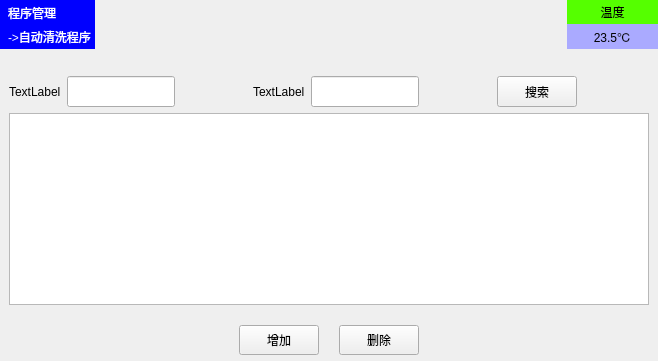
           <widget class="QWidget" name="page_AutoClearMgr">
            <layout class="QVBoxLayout" name="verticalLayout_33">
             <property name="leftMargin">
              <number>0</number>
             </property>
             <property name="topMargin">
              <number>0</number>
             </property>
             <property name="rightMargin">
              <number>0</number>
             </property>
             <property name="bottomMargin">
              <number>0</number>
             </property>
             <item>
              <widget class="QWidget" name="widget_2_Top_10" native="true">
               <property name="minimumSize">
                <size>
                 <width>0</width>
                 <height>61</height>
                </size>
               </property>
               <property name="maximumSize">
                <size>
                 <width>16777215</width>
                 <height>61</height>
                </size>
               </property>
               <layout class="QGridLayout" name="gridLayout_35">
                <property name="leftMargin">
                 <number>0</number>
                </property>
                <property name="topMargin">
                 <number>0</number>
                </property>
                <property name="rightMargin">
                 <number>0</number>
                </property>
                <property name="bottomMargin">
                 <number>0</number>
                </property>
                <property name="horizontalSpacing">
                 <number>20</number>
                </property>
                <item row="0" column="0">
                 <widget class="QWidget" name="widget_57" native="true">
                  <property name="minimumSize">
                   <size>
                    <width>91</width>
                    <height>41</height>
                   </size>
                  </property>
                  <layout class="QVBoxLayout" name="verticalLayout_30">
                   <property name="spacing">
                    <number>0</number>
                   </property>
                   <property name="leftMargin">
                    <number>0</number>
                   </property>
                   <property name="topMargin">
                    <number>0</number>
                   </property>
                   <property name="rightMargin">
                    <number>0</number>
                   </property>
                   <property name="bottomMargin">
                    <number>0</number>
                   </property>
                   <item>
                    <widget class="QLabel" name="label_160">
                     <property name="styleSheet">
                      <string notr="true">color:white;
background-color:blue;
padding:1px 1px 1px 5px;</string>
                     </property>
                     <property name="text">
                      <string>程序管理</string>
                     </property>
                    </widget>
                   </item>
                   <item>
                    <widget class="QLabel" name="label_161">
                     <property name="styleSheet">
                      <string notr="true">color:white;
background-color:blue;
padding:1px 1px 1px 5px;</string>
                     </property>
                     <property name="text">
                      <string>-&gt;自动清洗程序</string>
                     </property>
                    </widget>
                   </item>
                  </layout>
                 </widget>
                </item>
                <item row="0" column="2" rowspan="2">
                 <widget class="QWidget" name="widget_58" native="true">
                  <layout class="QGridLayout" name="gridLayout_36">
                   <property name="leftMargin">
                    <number>0</number>
                   </property>
                   <property name="topMargin">
                    <number>0</number>
                   </property>
                   <property name="rightMargin">
                    <number>0</number>
                   </property>
                   <property name="bottomMargin">
                    <number>0</number>
                   </property>
                   <property name="spacing">
                    <number>0</number>
                   </property>
                  </layout>
                 </widget>
                </item>
                <item row="0" column="4">
                 <widget class="QWidget" name="widget_59" native="true">
                  <property name="minimumSize">
                   <size>
                    <width>91</width>
                    <height>49</height>
                   </size>
                  </property>
                  <layout class="QVBoxLayout" name="verticalLayout_31">
                   <property name="spacing">
                    <number>0</number>
                   </property>
                   <property name="leftMargin">
                    <number>0</number>
                   </property>
                   <property name="topMargin">
                    <number>0</number>
                   </property>
                   <property name="rightMargin">
                    <number>0</number>
                   </property>
                   <property name="bottomMargin">
                    <number>0</number>
                   </property>
                   <item>
                    <widget class="QLabel" name="label_162">
                     <property name="styleSheet">
                      <string notr="true">background-color: rgb(85, 255, 0);</string>
                     </property>
                     <property name="text">
                      <string>温度</string>
                     </property>
                     <property name="alignment">
                      <set>Qt::AlignCenter</set>
                     </property>
                    </widget>
                   </item>
                   <item>
                    <widget class="QLabel" name="label_163">
                     <property name="sizePolicy">
                      <sizepolicy hsizetype="Preferred" vsizetype="Preferred">
                       <horstretch>0</horstretch>
                       <verstretch>0</verstretch>
                      </sizepolicy>
                     </property>
                     <property name="minimumSize">
                      <size>
                       <width>0</width>
                       <height>25</height>
                      </size>
                     </property>
                     <property name="styleSheet">
                      <string notr="true">background-color: rgb(170, 170, 255);
</string>
                     </property>
                     <property name="text">
                      <string>23.5℃</string>
                     </property>
                     <property name="alignment">
                      <set>Qt::AlignCenter</set>
                     </property>
                    </widget>
                   </item>
                  </layout>
                 </widget>
                </item>
                <item row="0" column="1">
                 <spacer name="horizontalSpacer_57">
                  <property name="orientation">
                   <enum>Qt::Horizontal</enum>
                  </property>
                  <property name="sizeHint" stdset="0">
                   <size>
                    <width>216</width>
                    <height>20</height>
                   </size>
                  </property>
                 </spacer>
                </item>
                <item row="0" column="3" rowspan="2">
                 <spacer name="horizontalSpacer_58">
                  <property name="orientation">
                   <enum>Qt::Horizontal</enum>
                  </property>
                  <property name="sizeHint" stdset="0">
                   <size>
                    <width>216</width>
                    <height>20</height>
                   </size>
                  </property>
                 </spacer>
                </item>
                <item row="1" column="0">
                 <spacer name="verticalSpacer_37">
                  <property name="orientation">
                   <enum>Qt::Vertical</enum>
                  </property>
                  <property name="sizeHint" stdset="0">
                   <size>
                    <width>20</width>
                    <height>3</height>
                   </size>
                  </property>
                 </spacer>
                </item>
                <item row="1" column="4">
                 <spacer name="verticalSpacer_38">
                  <property name="orientation">
                   <enum>Qt::Vertical</enum>
                  </property>
                  <property name="sizeHint" stdset="0">
                   <size>
                    <width>20</width>
                    <height>3</height>
                   </size>
                  </property>
                 </spacer>
                </item>
               </layout>
              </widget>
             </item>
             <item>
              <widget class="QWidget" name="widget_60" native="true">
               <layout class="QGridLayout" name="gridLayout_37">
                <item row="0" column="0">
                 <layout class="QVBoxLayout" name="verticalLayout_32">
                  <item>
                   <layout class="QHBoxLayout" name="horizontalLayout_14">
                    <item>
                     <widget class="QLabel" name="label_31">
                      <property name="text">
                       <string>TextLabel</string>
                      </property>
                     </widget>
                    </item>
                    <item>
                     <widget class="QLineEdit" name="lineEdit_5">
                      <property name="minimumSize">
                       <size>
                        <width>0</width>
                        <height>31</height>
                       </size>
                      </property>
                     </widget>
                    </item>
                    <item>
                     <spacer name="horizontalSpacer_59">
                      <property name="orientation">
                       <enum>Qt::Horizontal</enum>
                      </property>
                      <property name="sizeHint" stdset="0">
                       <size>
                        <width>40</width>
                        <height>20</height>
                       </size>
                      </property>
                     </spacer>
                    </item>
                    <item>
                     <widget class="QLabel" name="label_32">
                      <property name="text">
                       <string>TextLabel</string>
                      </property>
                     </widget>
                    </item>
                    <item>
                     <widget class="QLineEdit" name="lineEdit_6">
                      <property name="minimumSize">
                       <size>
                        <width>0</width>
                        <height>31</height>
                       </size>
                      </property>
                     </widget>
                    </item>
                    <item>
                     <spacer name="horizontalSpacer_60">
                      <property name="orientation">
                       <enum>Qt::Horizontal</enum>
                      </property>
                      <property name="sizeHint" stdset="0">
                       <size>
                        <width>40</width>
                        <height>20</height>
                       </size>
                      </property>
                     </spacer>
                    </item>
                    <item>
                     <widget class="QPushButton" name="pushButton_61">
                      <property name="minimumSize">
                       <size>
                        <width>0</width>
                        <height>31</height>
                       </size>
                      </property>
                      <property name="text">
                       <string>搜索</string>
                      </property>
                     </widget>
                    </item>
                    <item>
                     <spacer name="horizontalSpacer_61">
                      <property name="orientation">
                       <enum>Qt::Horizontal</enum>
                      </property>
                      <property name="sizeHint" stdset="0">
                       <size>
                        <width>40</width>
                        <height>20</height>
                       </size>
                      </property>
                     </spacer>
                    </item>
                   </layout>
                  </item>
                  <item>
                   <widget class="QTableView" name="tableView_3"/>
                  </item>
                 </layout>
                </item>
               </layout>
              </widget>
             </item>
             <item>
              <widget class="QWidget" name="widget_61" native="true">
               <property name="minimumSize">
                <size>
                 <width>0</width>
                 <height>41</height>
                </size>
               </property>
               <property name="maximumSize">
                <size>
                 <width>16777215</width>
                 <height>41</height>
                </size>
               </property>
               <layout class="QHBoxLayout" name="horizontalLayout_15">
                <property name="spacing">
                 <number>20</number>
                </property>
                <property name="leftMargin">
                 <number>0</number>
                </property>
                <property name="topMargin">
                 <number>0</number>
                </property>
                <property name="rightMargin">
                 <number>0</number>
                </property>
                <property name="bottomMargin">
                 <number>0</number>
                </property>
                <item>
                 <spacer name="horizontalSpacer_62">
                  <property name="orientation">
                   <enum>Qt::Horizontal</enum>
                  </property>
                  <property name="sizeHint" stdset="0">
                   <size>
                    <width>40</width>
                    <height>20</height>
                   </size>
                  </property>
                 </spacer>
                </item>
                <item>
                 <widget class="QPushButton" name="pushButton_62">
                  <property name="minimumSize">
                   <size>
                    <width>0</width>
                    <height>30</height>
                   </size>
                  </property>
                  <property name="text">
                   <string>增加</string>
                  </property>
                 </widget>
                </item>
                <item>
                 <widget class="QPushButton" name="pushButton_63">
                  <property name="minimumSize">
                   <size>
                    <width>0</width>
                    <height>30</height>
                   </size>
                  </property>
                  <property name="text">
                   <string>删除</string>
                  </property>
                 </widget>
                </item>
                <item>
                 <spacer name="horizontalSpacer_63">
                  <property name="orientation">
                   <enum>Qt::Horizontal</enum>
                  </property>
                  <property name="sizeHint" stdset="0">
                   <size>
                    <width>40</width>
                    <height>20</height>
                   </size>
                  </property>
                 </spacer>
                </item>
               </layout>
              </widget>
             </item>
            </layout>
           </widget>
